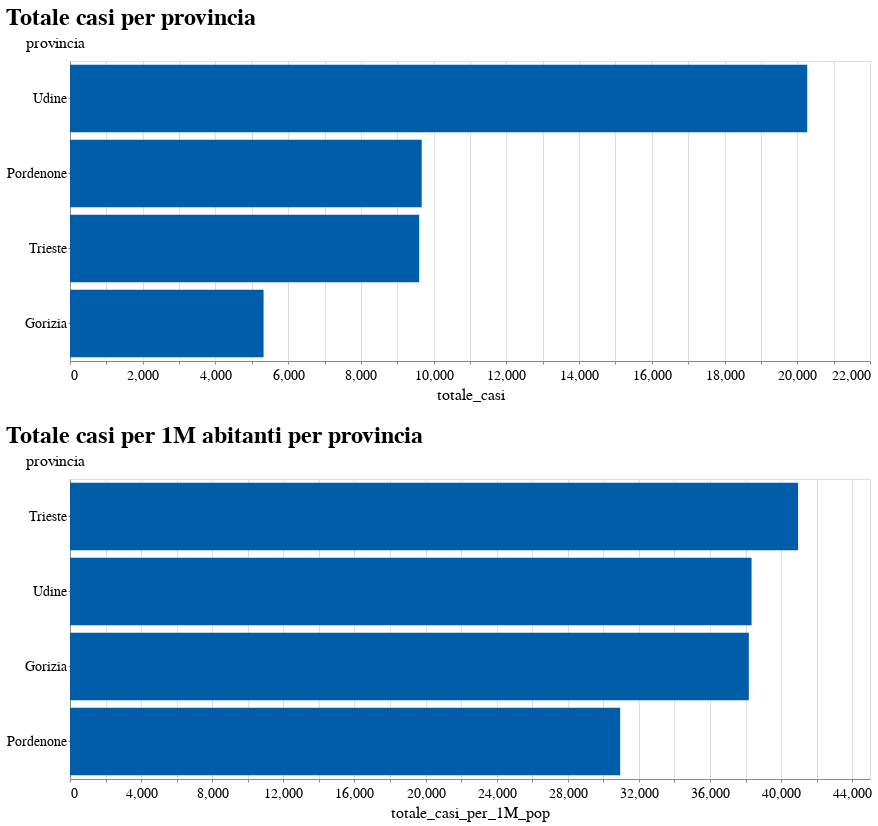

Notebook cell for this chart:
### Code cell
latest = prov_df.groupby('provincia').last().reset_index()

alt.Chart(latest).mark_bar().encode(
    x='totale_casi:Q',
    y=alt.Y('provincia:N', sort='-x'),
).properties(
    height=300,
    width=800,
    title='Totale casi per provincia'
) & alt.Chart(latest).mark_bar().encode(
    x='totale_casi_per_1M_pop:Q',
    y=alt.Y('provincia:N', sort='-x'),
).properties(
    height=300,
    width=800,
    title='Totale casi per 1M abitanti per provincia'
).interactive()

### Figure 1 — Vega-Lite specification as saved in the notebook (floating-point values rounded to 4 significant figures)
{"config": {"view": {"width": 600, "height": 400}, "background": "#ffffff", "title": {"anchor": "start", "font": "Source Sans Pro, Arial, sans", "fontColor": "#000000", "fontSize": 24, "fontWeight": "bold"}, "arc": {"fill": "#005DA9"}, "area": {"fill": "#005DA9"}, "line": {"stroke": "#005DA9", "strokeWidth": 4}, "path": {"stroke": "#005DA9"}, "rect": {"fill": "#005DA9"}, "shape": {"stroke": "#005DA9"}, "bar": {"fill": "#005DA9"}, "point": {"stroke": "#005DA9"}, "symbol": {"fill": "#005DA9", "size": 60}, "axis": {"titleFont": "Source Sans Pro, sans", "titleFontSize": 16, "titleFontWeight": "normal", "labelFont": "Source Sans Pro, sans", "labelFontSize": 14, "labelFontWeight": "normal"}, "axisX": {"labelAngle": 0, "labelPadding": 4, "tickSize": 3}, "axisY": {"labelBaseline": "middle", "maxExtent": 45, "minExtent": 45, "tickSize": 2, "titleAlign": "left", "titleAngle": 0, "titleX": -45, "titleY": -11}, "headerFacet": {"titleFontSize": 16, "labelFontSize": 14}, "headerRow": {"titleFontSize": 16, "labelFontSize": 14}, "headerColumn": {"titleFontSize": 16, "labelFontSize": 14}, "legend": {"titleFont": "Source Sans Pro, sans", "titleFontSize": 16, "titleFontWeight": "normal", "symbolType": "circle", "labelFont": "Source Sans Pro, sans", "labelFontSize": 15}, "range": {"category": ["#AB377A", "#AEC067", "#9BC3B7", "#928285", "#F07F3C", "#FFE054", "#E30034", "#005DA9", "#644F54", "#5EA290", "#769F3B", "#812161", "#E36319", "#F5C631"]}}, "vconcat": [{"mark": "bar", "encoding": {"x": {"type": "quantitative", "field": "totale_casi"}, "y": {"type": "nominal", "field": "provincia", "sort": "-x"}}, "height": 300, "title": "Totale casi per provincia", "width": 800}, {"mark": "bar", "encoding": {"x": {"type": "quantitative", "field": "totale_casi_per_1M_pop"}, "y": {"type": "nominal", "field": "provincia", "sort": "-x"}}, "height": 300, "selection": {"selector007": {"type": "interval", "bind": "scales", "encodings": ["x", "y"]}}, "title": "Totale casi per 1M abitanti per provincia", "width": 800}], "data": {"name": "data-05f4baaee357f157249c9a1ae94a17da"}, "$schema": "https://vega.github.io/schema/vega-lite/v4.8.1.json", "datasets": {"data-05f4baaee357f157249c9a1ae94a17da": [{"provincia": "Gorizia", "data": "2020-12-21T17:00:00", "stato": "ITA", "codice_regione": 6, "regione": "Friuli Venezia Giulia", "codice_provincia": 31, "sigla_provincia": "GO", "lat": 45.94, "long": 13.62, "totale_casi": 5323, "note": null, "popolazione": 139403, "nuovi_positivi": 43.0, "incremento": 0.8078, "totale_casi_per_1M_pop": 38180.0, "nuovi_positivi_per_1M_pop": 308.5}, {"provincia": "Pordenone", "data": "2020-12-21T17:00:00", "stato": "ITA", "codice_regione": 6, "regione": "Friuli Venezia Giulia", "codice_provincia": 93, "sigla_provincia": "PN", "lat": 45.95, "long": 12.66, "totale_casi": 9672, "note": null, "popolazione": 312533, "nuovi_positivi": 67.0, "incremento": 0.6927, "totale_casi_per_1M_pop": 30950.0, "nuovi_positivi_per_1M_pop": 214.4}, {"provincia": "Trieste", "data": "2020-12-21T17:00:00", "stato": "ITA", "codice_regione": 6, "regione": "Friuli Venezia Giulia", "codice_provincia": 32, "sigla_provincia": "TS", "lat": 45.65, "long": 13.77, "totale_casi": 9603, "note": null, "popolazione": 234493, "nuovi_positivi": 68.0, "incremento": 0.7081, "totale_casi_per_1M_pop": 40950.0, "nuovi_positivi_per_1M_pop": 290.0}, {"provincia": "Udine", "data": "2020-12-21T17:00:00", "stato": "ITA", "codice_regione": 6, "regione": "Friuli Venezia Giulia", "codice_provincia": 30, "sigla_provincia": "UD", "lat": 46.06, "long": 13.23, "totale_casi": 20273, "note": null, "popolazione": 528791, "nuovi_positivi": 63.0, "incremento": 0.3108, "totale_casi_per_1M_pop": 38340.0, "nuovi_positivi_per_1M_pop": 119.1}]}}
